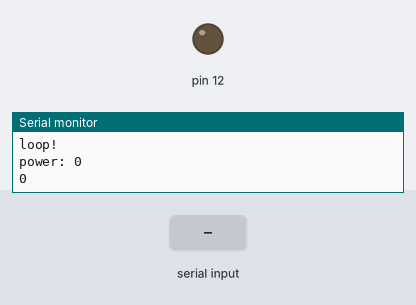
A sketch run on a simulated Arduino Uno, built with avr-gcc and run on an emulated ATmega328P. Shown: output pins drawn as LEDs (lit = HIGH), the last lines printed to the serial monitor. The test bench sets the inputs (shaded band).

Above: at 1.7 s.
1.8 s: "90,45\n" received over Serial
At 2.5 s:
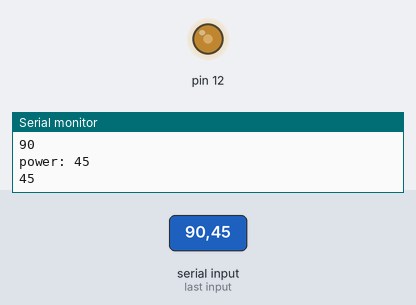
4.3 s: "30,150\n" received over Serial
At 5.1 s:
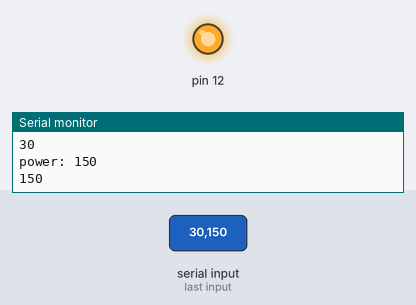
6.8 s: "5\n" received over Serial
At 7.5 s:
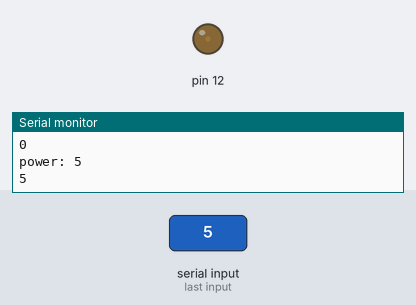
Timing chart, 0 to 9.8 s (numbered marks = the images above; inputs shaded):
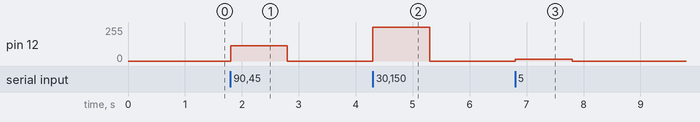

Measured:
- after the input at 1.8 s, pin 12: 0/255 → 114/255 at once, → 0/255 1.0 s later
- after the input at 4.3 s, pin 12: 0/255 → 255/255 at once, → 0/255 1.0 s later
- after the input at 6.8 s, pin 12: 0/255 → 12/255 at once, → 0/255 1.0 s later

The sketch:

ACDimmer.ino
```cpp
#include <RBDdimmer.h>

dimmerLamp dimmer(12);

void setup()
{
  Serial.begin(115200);
  delay(50);
  Serial.println("setup");
  delay(500);
  dimmer.begin(NORMAL_MODE, ON);
  Serial.println("setup after dimmer.begin()");
  //dimmer.setPower(60);
  //pinMode(D13, OUTPUT);
}

void loop()
{
  // playWithGetPower();
  readAndSet();
}

void playWithGetPower()
{
  dimmer.setPower(0);

  while (true)
  {
    int temp1 = dimmer.getPower();

    Serial.println(temp1);
  }
}

int power = 0;
void readAndSet()
{
  Serial.println("loop!");
  delay(50);
  //for (int i = 0; i < 103; i++) {
  int i = 0;

  while (i != -111)
  {
    Serial.print("power: ");
    Serial.println(i);
    dimmer.setPower(i);
    Serial.println(i);
    while (!Serial.available())
      ; // wait for serial
    i = Serial.parseInt();
  }

  Serial.println("loop end");
  return;
  Serial.println("power: 1");
  dimmer.setPower(1);
  while (!Serial.available())
    ; // wait for serial
  Serial.readString();
  Serial.println("power: 2");
  dimmer.setPower(2);
  while (!Serial.available())
    ; // wait for serial
  Serial.readString();
  Serial.println("power: 50");
  dimmer.setPower(50);
  while (!Serial.available())
    ; // wait for serial
  Serial.readString();
  Serial.println("power: 99");
  dimmer.setPower(99);
  while (!Serial.available())
    ; // wait for serial
  Serial.readString();
  Serial.println("power: 100");
  dimmer.setPower(100);
  while (!Serial.available())
    ; // wait for serial
  Serial.readString();
  return;
  //dimmer.setState(ON);
  //digitalWrite(D13, HIGH);
  Serial.println(power);
  //delay(100);
  //dimmer.setState(OFF);
  //digitalWrite(D13, LOW);
  //delay(100);
  power = (power + 1) % 100;
  dimmer.setPower(power);
  delay(50);
}

//int AC_LOAD = D13;    // Output to Opto Triac pin
//int ZC_PIN = D1;
//int dimming = 128;  // Dimming level (0-128)  0 = ON, 128 = OFF
//
//void setup()
//{
//  Serial.begin(115200);
//  delay(20);
//  Serial.println("hello?");
//  pinMode(AC_LOAD, OUTPUT);// Set AC Load pin as output
//  pinMode(ZC_PIN, INPUT);
//  Serial.println(digitalPinToInterrupt(D2));
//  Serial.println(digitalPinToInterrupt(D3));
//  Serial.println(digitalPinToInterrupt(D1));
//  Serial.println(digitalPinToInterrupt(D0));
//  attachInterrupt(digitalPinToInterrupt(ZC_PIN), zero_crosss_int, RISING);  // Choose the zero cross interrupt # from the table above
//}
//
//// the interrupt function must take no parameters and return nothing
//void zero_crosss_int()  // function to be fired at the zero crossing to dim the light
//{
//  Serial.println("zero_crosss_int triggered");
//  // Firing angle calculation : 1 full 50Hz wave =1/50=20ms
//  // Every zerocrossing thus: (50Hz)-> 10ms (1/2 Cycle) For 60Hz => 8.33ms (10.000/120)
//  // 10ms=10000us
//  // (10000us - 10us) / 128 = 75 (Approx) For 60Hz =>65
//
//  int dimtime = (75*dimming);    // For 60Hz =>65
//  delayMicroseconds(dimtime);    // Off cycle
//  digitalWrite(AC_LOAD, HIGH);   // triac firing
//  delayMicroseconds(10);         // triac On propogation delay (for 60Hz use 8.33)
//  digitalWrite(AC_LOAD, LOW);    // triac Off
//}
//
//void loop()  {
//  Serial.println("loop");
//  for (int i=5; i <= 120; i++){  // We use 120 as the lowest and 5 as the highest brightness setting. May be adjusted depending on the lamp used.
//    dimming=i;
//    delay(20);
//   }
//  for (int i=120; i >= 5; i--){  // Same as above
//    dimming=i;
//    delay(20);
//   }
//}
```
